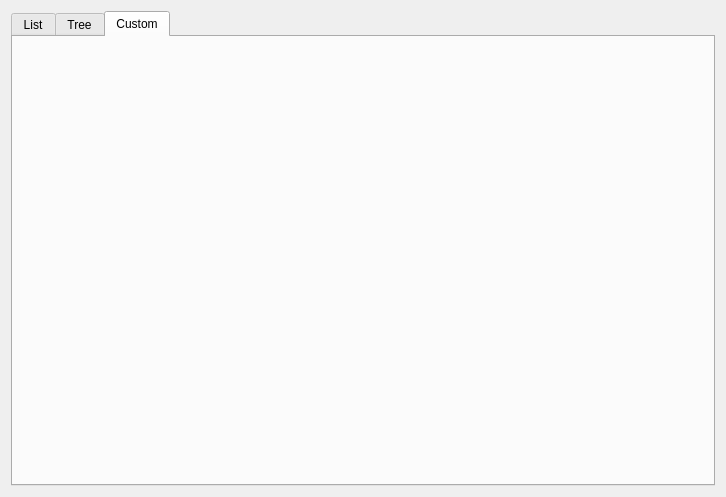
<?xml version="1.0" encoding="UTF-8"?>
<ui version="4.0">
 <class>TestForm</class>
 <widget class="QWidget" name="TestForm">
  <property name="geometry">
   <rect>
    <x>0</x>
    <y>0</y>
    <width>726</width>
    <height>497</height>
   </rect>
  </property>
  <property name="windowTitle">
   <string>Form</string>
  </property>
  <layout class="QHBoxLayout" name="horizontalLayout_2">
   <item>
    <widget class="QTabWidget" name="tabWidget">
     <property name="currentIndex">
      <number>2</number>
     </property>
     <widget class="QWidget" name="tab">
      <attribute name="title">
       <string>List</string>
      </attribute>
      <layout class="QHBoxLayout" name="horizontalLayout">
       <property name="leftMargin">
        <number>0</number>
       </property>
       <property name="topMargin">
        <number>10</number>
       </property>
       <property name="rightMargin">
        <number>0</number>
       </property>
       <property name="bottomMargin">
        <number>0</number>
       </property>
       <item>
        <widget class="QListView" name="listView">
         <property name="flow">
          <enum>QListView::LeftToRight</enum>
         </property>
         <property name="resizeMode">
          <enum>QListView::Adjust</enum>
         </property>
         <property name="viewMode">
          <enum>QListView::IconMode</enum>
         </property>
         <property name="uniformItemSizes">
          <bool>false</bool>
         </property>
        </widget>
       </item>
      </layout>
     </widget>
     <widget class="QWidget" name="tab_3">
      <attribute name="title">
       <string>Tree</string>
      </attribute>
      <layout class="QHBoxLayout" name="horizontalLayout_4">
       <property name="leftMargin">
        <number>0</number>
       </property>
       <property name="topMargin">
        <number>10</number>
       </property>
       <property name="rightMargin">
        <number>0</number>
       </property>
       <property name="bottomMargin">
        <number>0</number>
       </property>
       <item>
        <widget class="QTreeView" name="treeView"/>
       </item>
      </layout>
     </widget>
     <widget class="QWidget" name="tab_2">
      <attribute name="title">
       <string>Custom</string>
      </attribute>
      <layout class="QHBoxLayout" name="horizontalLayout_3">
       <property name="leftMargin">
        <number>0</number>
       </property>
       <property name="topMargin">
        <number>10</number>
       </property>
       <property name="rightMargin">
        <number>0</number>
       </property>
       <property name="bottomMargin">
        <number>0</number>
       </property>
       <item>
        <widget class="FileGroupedListView" name="customView" native="true">
         <property name="styleSheet">
          <string notr="true"/>
         </property>
        </widget>
       </item>
      </layout>
     </widget>
    </widget>
   </item>
  </layout>
 </widget>
 <customwidgets>
  <customwidget>
   <class>FileGroupedListView</class>
   <extends>QWidget</extends>
   <header>..grouped_list_view</header>
   <container>1</container>
  </customwidget>
 </customwidgets>
 <resources/>
 <connections/>
</ui>
